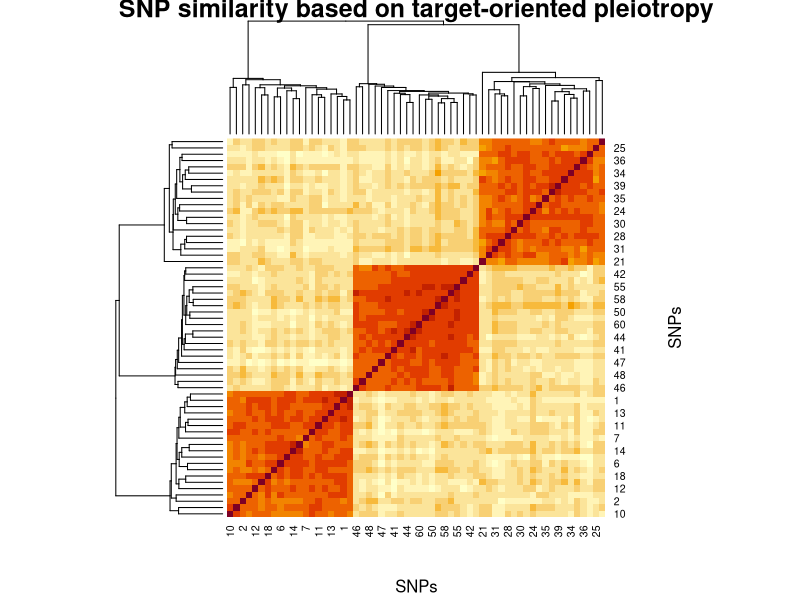
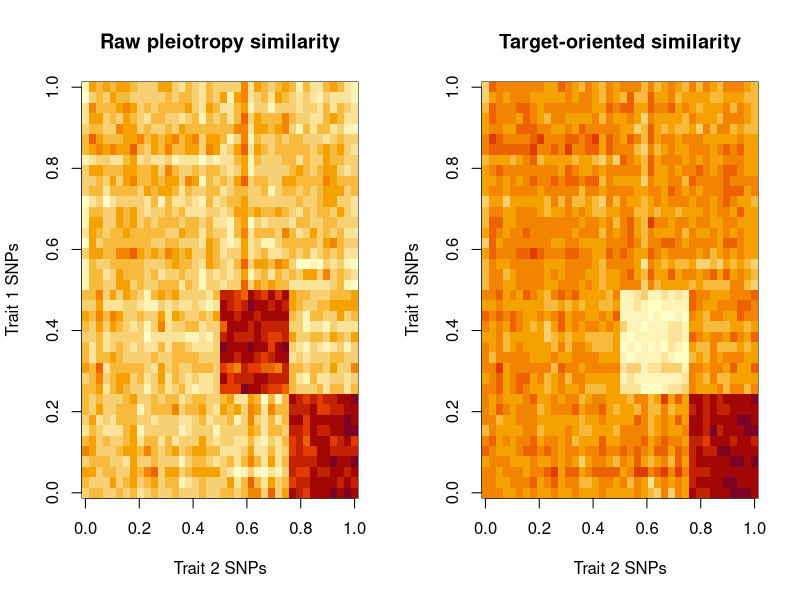
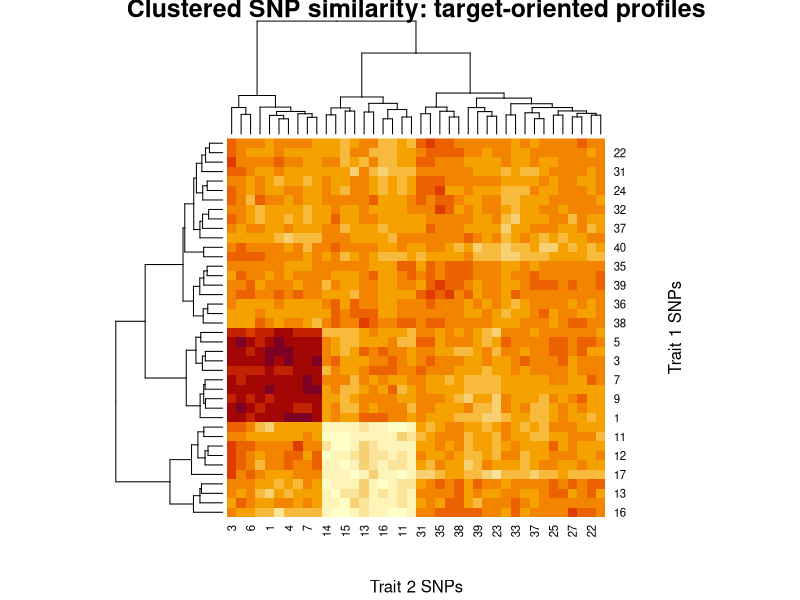

These charts were generated, in order, by the following R code:
## ---- chunk 1
set.seed(1)

# Dimensions
n_trait <- 80   # GPMap traits
n_snp   <- 60   # SNPs for target trait
K       <- 3    # biological modules

# Trait-module loadings
B <- matrix(0, n_trait, K)
B[1:25, 1]  <- 1   # module 1 traits
B[26:50, 2] <- 1   # module 2 traits
B[51:80, 3] <- 1   # module 3 traits

# SNP-module membership
M <- matrix(0, n_snp, K)
M[1:20, 1]  <- 1
M[21:40, 2] <- 1
M[41:60, 3] <- 1

# Signed target-trait effects
z_target <- rnorm(n_snp, mean = 5, sd = 1)

# Make one module protective/opposite direction
z_target[21:40] <- -z_target[21:40]

# Pleiotropy matrix: rows = GPMap traits, columns = SNPs
X <- B %*% t(M) + matrix(rnorm(n_trait * n_snp, 0, 0.5), n_trait, n_snp)

# Orient pleiotropy relative to the target trait
X_star <- sweep(X, 2, sign(z_target), `*`)

# Cosine similarity between SNP pleiotropy profiles
cosine_sim <- function(A) {
  A_norm <- sweep(A, 2, sqrt(colSums(A^2)), `/`)
  t(A_norm) %*% A_norm
}

S <- cosine_sim(X_star)

# Cluster SNPs
hc <- hclust(as.dist(1 - S), method = "average")

# Visualise similarity matrix
heatmap(
  S,
  Rowv = as.dendrogram(hc),
  Colv = as.dendrogram(hc),
  scale = "none",
  main = "SNP similarity based on target-oriented pleiotropy",
  xlab = "SNPs",
  ylab = "SNPs"
)
## ---- chunk 2
# Recover clusters
clusters <- cutree(hc, k = K)

# Compare inferred clusters to true modules
true_module <- rep(c("module_1", "module_2", "module_3"), each = 20)

table(
  true_module = true_module,
  inferred_cluster = clusters
)
## ---- chunk 3
# Average target-oriented pleiotropy profile per inferred cluster
cluster_profiles <- sapply(sort(unique(clusters)), function(cl) {
  rowMeans(X_star[, clusters == cl, drop = FALSE])
})

# Traits most strongly associated with each inferred module
apply(cluster_profiles, 2, function(x) {
  head(order(abs(x), decreasing = TRUE), 10)
})
## ---- chunk 4

set.seed(1)

# Dimensions
n_trait <- 80     # GPMap pleiotropic traits
n1 <- 40          # SNPs for target trait 1
n2 <- 40          # SNPs for target trait 2
K <- 4            # latent biological modules

# Trait-module loadings: each module affects a subset of pleiotropic traits
B <- matrix(0, n_trait, K)
B[1:20, 1]  <- 1      # shared module A
B[21:40, 2] <- 1      # shared module B
B[41:60, 3] <- 1      # trait-1-specific module
B[61:80, 4] <- 1      # trait-2-specific module

# SNP-module memberships
M1 <- matrix(0, n1, K)
M2 <- matrix(0, n2, K)

M1[1:10, 1]  <- 1     # trait 1 SNPs in shared module A
M1[11:20, 2] <- 1     # trait 1 SNPs in shared module B
M1[21:40, 3] <- 1     # trait 1-specific SNPs

M2[1:10, 1]  <- 1     # trait 2 SNPs in shared module A
M2[11:20, 2] <- 1     # trait 2 SNPs in shared module B
M2[21:40, 4] <- 1     # trait 2-specific SNPs

# Allow some SNPs to have opposite target-trait direction
z1 <- rnorm(n1, mean = 5, sd = 1)
z2 <- rnorm(n2, mean = 5, sd = 1)

z1[11:20] <- -z1[11:20]   # module B has opposite direction for trait 1
z2[11:20] <-  z2[11:20]   # module B positive for trait 2

# Generate raw pleiotropy matrices
# rows = pleiotropic traits, columns = SNPs
X1 <- B %*% t(M1) + matrix(rnorm(n_trait * n1, 0, 0.5), n_trait, n1)
X2 <- B %*% t(M2) + matrix(rnorm(n_trait * n2, 0, 0.5), n_trait, n2)

# Target-oriented profiles
X1_star <- sweep(X1, 2, z1, `*`)
X2_star <- sweep(X2, 2, z2, `*`)

# Cross-trait similarity: SNPs from trait 1 vs SNPs from trait 2
cosine_sim <- function(A, B) {
  A_norm <- sweep(A, 2, sqrt(colSums(A^2)), `/`)
  B_norm <- sweep(B, 2, sqrt(colSums(B^2)), `/`)
  t(A_norm) %*% B_norm
}

S_raw  <- cosine_sim(X1, X2)
S_star <- cosine_sim(X1_star, X2_star)

# Visualise
par(mfrow = c(1, 2))

image(
  S_raw[nrow(S_raw):1, ],
  main = "Raw pleiotropy similarity",
  xlab = "Trait 2 SNPs",
  ylab = "Trait 1 SNPs"
)

image(
  S_star[nrow(S_star):1, ],
  main = "Target-oriented similarity",
  xlab = "Trait 2 SNPs",
  ylab = "Trait 1 SNPs"
)

par(mfrow = c(1, 1))

# Cluster the target-oriented similarity matrix
hc1 <- hclust(dist(S_star))
hc2 <- hclust(dist(t(S_star)))

heatmap(
  S_star,
  Rowv = as.dendrogram(hc1),
  Colv = as.dendrogram(hc2),
  scale = "none",
  main = "Clustered SNP similarity: target-oriented profiles",
  xlab = "Trait 2 SNPs",
  ylab = "Trait 1 SNPs"
)

# Inspect average similarity by known module
module1 <- rep(c("shared_A", "shared_B", "trait1_specific"), c(10, 10, 20))
module2 <- rep(c("shared_A", "shared_B", "trait2_specific"), c(10, 10, 20))

aggregate_similarity <- outer(
  unique(module1),
  unique(module2),
  Vectorize(function(a, b) {
    mean(S_star[module1 == a, module2 == b])
  })
)

rownames(aggregate_similarity) <- unique(module1)
colnames(aggregate_similarity) <- unique(module2)

round(aggregate_similarity, 2)
## ---- chunk 5
sessionInfo()
